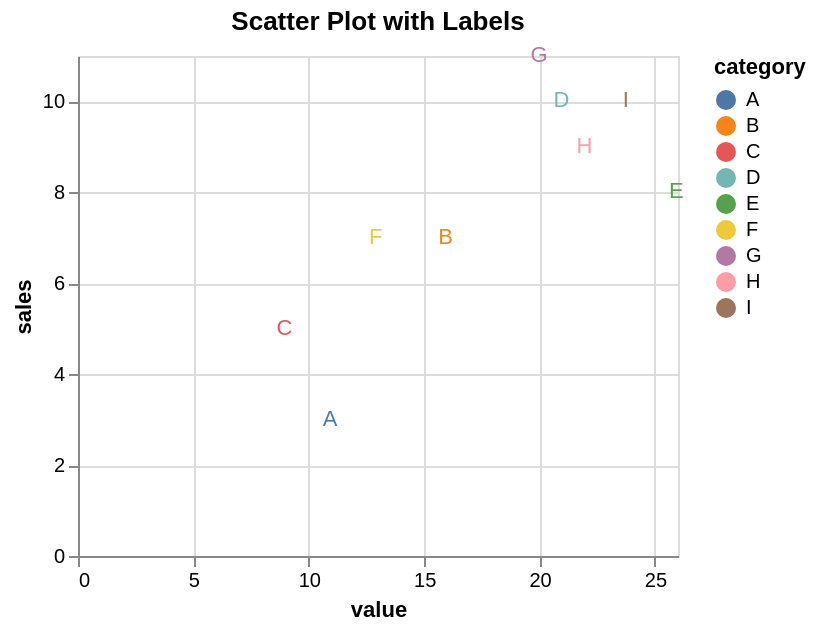

This figure's Vega-Lite source:
### Vega-Lite specification from a JSON file in a GitHub repository (floating-point values rounded to 4 significant figures)
{"$schema": "https://vega.github.io/schema/vega-lite/v5.20.1.json", "config": {"view": {"continuousHeight": 300, "continuousWidth": 300}}, "data": {"name": "data-7236977939362759d3deb27d6bb3940b"}, "datasets": {"data-7236977939362759d3deb27d6bb3940b": [{"category": "A", "month": "Jan", "sales": 3, "value": 10}, {"category": "B", "month": "Feb", "sales": 7, "value": 15}, {"category": "C", "month": "Mar", "sales": 5, "value": 8}, {"category": "D", "month": "Apr", "sales": 10, "value": 20}, {"category": "E", "month": "May", "sales": 8, "value": 25}, {"category": "F", "month": "Jun", "sales": 7, "value": 12}, {"category": "G", "month": "Jul", "sales": 11, "value": 19}, {"category": "H", "month": "Aug", "sales": 9, "value": 21}, {"category": "I", "month": "Sep", "sales": 10, "value": 23}]}, "encoding": {"color": {"field": "category", "type": "nominal"}, "text": {"field": "category", "type": "nominal"}, "x": {"field": "value", "type": "quantitative"}, "y": {"field": "sales", "type": "quantitative"}}, "height": 250, "mark": {"align": "left", "baseline": "middle", "dx": 7, "type": "text"}, "title": "Scatter Plot with Labels", "width": "container"}
